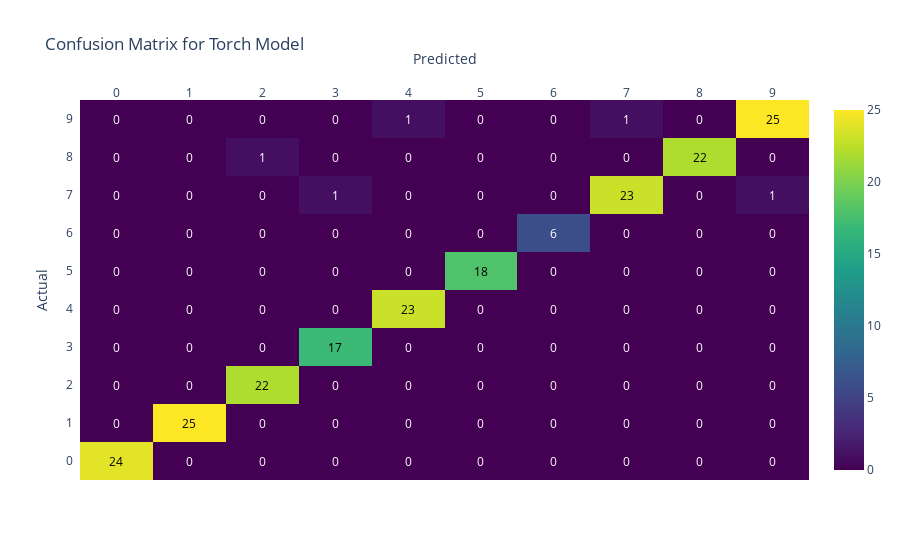
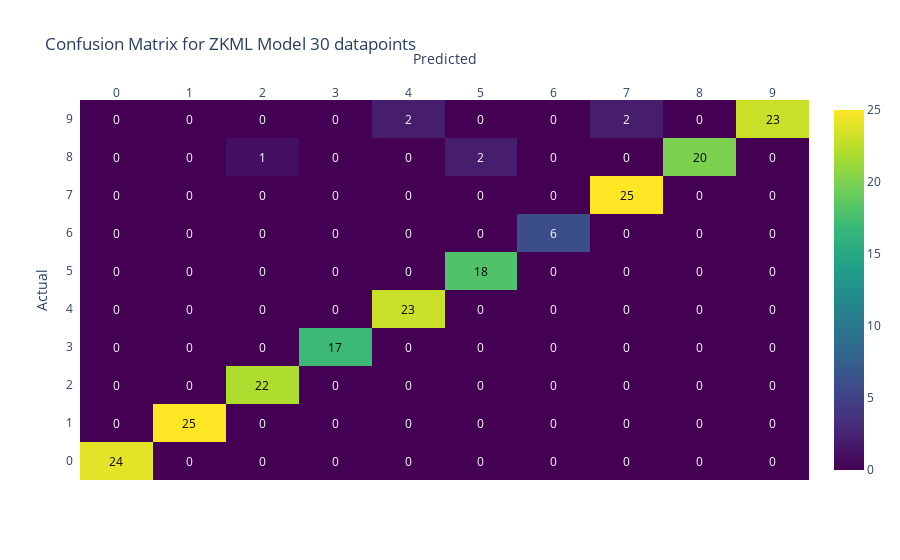

The notebook cell these images were saved under, in order:
### Code cell
import pandas as pd
import numpy as np
import plotly.figure_factory as ff

# Load the CSV data into a DataFrame
# data = pd.read_csv("zkp_execution_results.csv")

# Function to create confusion matrix
def create_confusion_matrix(actual, predicted):
    unique_labels = np.unique(np.concatenate((actual, predicted)))
    cm = pd.crosstab(actual, predicted, rownames=['Actual'], colnames=['Predicted'], dropna=False)
    cm = cm.reindex(index=unique_labels, columns=unique_labels, fill_value=0)
    return cm

# Confusion matrix for Torch model
cm_torch = create_confusion_matrix(data['actual_label'], data['torch_model_prediction'])

# Confusion matrix for ZKML model
cm_zkml = create_confusion_matrix(data['actual_label'], data['ZKML_preredicted_label'])

# Function to plot confusion matrix using Plotly
def plot_confusion_matrix(cm, title):
    z = cm.values
    x = cm.columns.tolist()
    y = cm.index.tolist()
    
    fig = ff.create_annotated_heatmap(z, x=x, y=y, colorscale='Viridis', annotation_text=z, showscale=True)
    fig.update_layout(title=title, xaxis_title="Predicted", yaxis_title="Actual")
    fig.show()

# Plot confusion matrix for Torch model
plot_confusion_matrix(cm_torch, "Confusion Matrix for Torch Model")

# Plot confusion matrix for ZKML model
plot_confusion_matrix(cm_zkml, f"Confusion Matrix for ZKML Model {cal_sample} datapoints")

### Figure 1 — Plotly figure (JSON) as saved in the notebook; plotly's stock layout.template omitted (floating-point values rounded to 4 significant figures)
{"data": [{"colorscale": [[0, "#440154"], [0.1111, "#482878"], [0.2222, "#3e4989"], [0.3333, "#31688e"], [0.4444, "#26828e"], [0.5556, "#1f9e89"], [0.6667, "#35b779"], [0.7778, "#6ece58"], [0.8889, "#b5de2b"], [1, "#fde725"]], "reversescale": false, "showscale": true, "type": "heatmap", "x": [0, 1, 2, 3, 4, 5, 6, 7, 8, 9], "y": [0, 1, 2, 3, 4, 5, 6, 7, 8, 9], "z": [[24, 0, 0, 0, 0, 0, 0, 0, 0, 0], [0, 25, 0, 0, 0, 0, 0, 0, 0, 0], [0, 0, 22, 0, 0, 0, 0, 0, 0, 0], [0, 0, 0, 17, 0, 0, 0, 0, 0, 0], [0, 0, 0, 0, 23, 0, 0, 0, 0, 0], [0, 0, 0, 0, 0, 18, 0, 0, 0, 0], [0, 0, 0, 0, 0, 0, 6, 0, 0, 0], [0, 0, 0, 1, 0, 0, 0, 23, 0, 1], [0, 0, 1, 0, 0, 0, 0, 0, 22, 0], [0, 0, 0, 0, 1, 0, 0, 1, 0, 25]]}], "layout": {"annotations": [{"font": {"color": "#000000"}, "showarrow": false, "text": "24", "x": 0, "xref": "x", "y": 0, "yref": "y"}, {"font": {"color": "#FFFFFF"}, "showarrow": false, "text": "0", "x": 1, "xref": "x", "y": 0, "yref": "y"}, {"font": {"color": "#FFFFFF"}, "showarrow": false, "text": "0", "x": 2, "xref": "x", "y": 0, "yref": "y"}, {"font": {"color": "#FFFFFF"}, "showarrow": false, "text": "0", "x": 3, "xref": "x", "y": 0, "yref": "y"}, {"font": {"color": "#FFFFFF"}, "showarrow": false, "text": "0", "x": 4, "xref": "x", "y": 0, "yref": "y"}, {"font": {"color": "#FFFFFF"}, "showarrow": false, "text": "0", "x": 5, "xref": "x", "y": 0, "yref": "y"}, {"font": {"color": "#FFFFFF"}, "showarrow": false, "text": "0", "x": 6, "xref": "x", "y": 0, "yref": "y"}, {"font": {"color": "#FFFFFF"}, "showarrow": false, "text": "0", "x": 7, "xref": "x", "y": 0, "yref": "y"}, {"font": {"color": "#FFFFFF"}, "showarrow": false, "text": "0", "x": 8, "xref": "x", "y": 0, "yref": "y"}, {"font": {"color": "#FFFFFF"}, "showarrow": false, "text": "0", "x": 9, "xref": "x", "y": 0, "yref": "y"}, {"font": {"color": "#FFFFFF"}, "showarrow": false, "text": "0", "x": 0, "xref": "x", "y": 1, "yref": "y"}, {"font": {"color": "#000000"}, "showarrow": false, "text": "25", "x": 1, "xref": "x", "y": 1, "yref": "y"}, {"font": {"color": "#FFFFFF"}, "showarrow": false, "text": "0", "x": 2, "xref": "x", "y": 1, "yref": "y"}, {"font": {"color": "#FFFFFF"}, "showarrow": false, "text": "0", "x": 3, "xref": "x", "y": 1, "yref": "y"}, {"font": {"color": "#FFFFFF"}, "showarrow": false, "text": "0", "x": 4, "xref": "x", "y": 1, "yref": "y"}, {"font": {"color": "#FFFFFF"}, "showarrow": false, "text": "0", "x": 5, "xref": "x", "y": 1, "yref": "y"}, {"font": {"color": "#FFFFFF"}, "showarrow": false, "text": "0", "x": 6, "xref": "x", "y": 1, "yref": "y"}, {"font": {"color": "#FFFFFF"}, "showarrow": false, "text": "0", "x": 7, "xref": "x", "y": 1, "yref": "y"}, {"font": {"color": "#FFFFFF"}, "showarrow": false, "text": "0", "x": 8, "xref": "x", "y": 1, "yref": "y"}, {"font": {"color": "#FFFFFF"}, "showarrow": false, "text": "0", "x": 9, "xref": "x", "y": 1, "yref": "y"}, {"font": {"color": "#FFFFFF"}, "showarrow": false, "text": "0", "x": 0, "xref": "x", "y": 2, "yref": "y"}, {"font": {"color": "#FFFFFF"}, "showarrow": false, "text": "0", "x": 1, "xref": "x", "y": 2, "yref": "y"}, {"font": {"color": "#000000"}, "showarrow": false, "text": "22", "x": 2, "xref": "x", "y": 2, "yref": "y"}, {"font": {"color": "#FFFFFF"}, "showarrow": false, "text": "0", "x": 3, "xref": "x", "y": 2, "yref": "y"}, {"font": {"color": "#FFFFFF"}, "showarrow": false, "text": "0", "x": 4, "xref": "x", "y": 2, "yref": "y"}, {"font": {"color": "#FFFFFF"}, "showarrow": false, "text": "0", "x": 5, "xref": "x", "y": 2, "yref": "y"}, {"font": {"color": "#FFFFFF"}, "showarrow": false, "text": "0", "x": 6, "xref": "x", "y": 2, "yref": "y"}, {"font": {"color": "#FFFFFF"}, "showarrow": false, "text": "0", "x": 7, "xref": "x", "y": 2, "yref": "y"}, {"font": {"color": "#FFFFFF"}, "showarrow": false, "text": "0", "x": 8, "xref": "x", "y": 2, "yref": "y"}, {"font": {"color": "#FFFFFF"}, "showarrow": false, "text": "0", "x": 9, "xref": "x", "y": 2, "yref": "y"}, {"font": {"color": "#FFFFFF"}, "showarrow": false, "text": "0", "x": 0, "xref": "x", "y": 3, "yref": "y"}, {"font": {"color": "#FFFFFF"}, "showarrow": false, "text": "0", "x": 1, "xref": "x", "y": 3, "yref": "y"}, {"font": {"color": "#FFFFFF"}, "showarrow": false, "text": "0", "x": 2, "xref": "x", "y": 3, "yref": "y"}, {"font": {"color": "#000000"}, "showarrow": false, "text": "17", "x": 3, "xref": "x", "y": 3, "yref": "y"}, {"font": {"color": "#FFFFFF"}, "showarrow": false, "text": "0", "x": 4, "xref": "x", "y": 3, "yref": "y"}, {"font": {"color": "#FFFFFF"}, "showarrow": false, "text": "0", "x": 5, "xref": "x", "y": 3, "yref": "y"}, {"font": {"color": "#FFFFFF"}, "showarrow": false, "text": "0", "x": 6, "xref": "x", "y": 3, "yref": "y"}, {"font": {"color": "#FFFFFF"}, "showarrow": false, "text": "0", "x": 7, "xref": "x", "y": 3, "yref": "y"}, {"font": {"color": "#FFFFFF"}, "showarrow": false, "text": "0", "x": 8, "xref": "x", "y": 3, "yref": "y"}, {"font": {"color": "#FFFFFF"}, "showarrow": false, "text": "0", "x": 9, "xref": "x", "y": 3, "yref": "y"}, {"font": {"color": "#FFFFFF"}, "showarrow": false, "text": "0", "x": 0, "xref": "x", "y": 4, "yref": "y"}, {"font": {"color": "#FFFFFF"}, "showarrow": false, "text": "0", "x": 1, "xref": "x", "y": 4, "yref": "y"}, {"font": {"color": "#FFFFFF"}, "showarrow": false, "text": "0", "x": 2, "xref": "x", "y": 4, "yref": "y"}, {"font": {"color": "#FFFFFF"}, "showarrow": false, "text": "0", "x": 3, "xref": "x", "y": 4, "yref": "y"}, {"font": {"color": "#000000"}, "showarrow": false, "text": "23", "x": 4, "xref": "x", "y": 4, "yref": "y"}, {"font": {"color": "#FFFFFF"}, "showarrow": false, "text": "0", "x": 5, "xref": "x", "y": 4, "yref": "y"}, {"font": {"color": "#FFFFFF"}, "showarrow": false, "text": "0", "x": 6, "xref": "x", "y": 4, "yref": "y"}, {"font": {"color": "#FFFFFF"}, "showarrow": false, "text": "0", "x": 7, "xref": "x", "y": 4, "yref": "y"}, {"font": {"color": "#FFFFFF"}, "showarrow": false, "text": "0", "x": 8, "xref": "x", "y": 4, "yref": "y"}, {"font": {"color": "#FFFFFF"}, "showarrow": false, "text": "0", "x": 9, "xref": "x", "y": 4, "yref": "y"}, {"font": {"color": "#FFFFFF"}, "showarrow": false, "text": "0", "x": 0, "xref": "x", "y": 5, "yref": "y"}, {"font": {"color": "#FFFFFF"}, "showarrow": false, "text": "0", "x": 1, "xref": "x", "y": 5, "yref": "y"}, {"font": {"color": "#FFFFFF"}, "showarrow": false, "text": "0", "x": 2, "xref": "x", "y": 5, "yref": "y"}, {"font": {"color": "#FFFFFF"}, "showarrow": false, "text": "0", "x": 3, "xref": "x", "y": 5, "yref": "y"}, {"font": {"color": "#FFFFFF"}, "showarrow": false, "text": "0", "x": 4, "xref": "x", "y": 5, "yref": "y"}, {"font": {"color": "#000000"}, "showarrow": false, "text": "18", "x": 5, "xref": "x", "y": 5, "yref": "y"}, {"font": {"color": "#FFFFFF"}, "showarrow": false, "text": "0", "x": 6, "xref": "x", "y": 5, "yref": "y"}, {"font": {"color": "#FFFFFF"}, "showarrow": false, "text": "0", "x": 7, "xref": "x", "y": 5, "yref": "y"}, {"font": {"color": "#FFFFFF"}, "showarrow": false, "text": "0", "x": 8, "xref": "x", "y": 5, "yref": "y"}, {"font": {"color": "#FFFFFF"}, "showarrow": false, "text": "0", "x": 9, "xref": "x", "y": 5, "yref": "y"}, {"font": {"color": "#FFFFFF"}, "showarrow": false, "text": "0", "x": 0, "xref": "x", "y": 6, "yref": "y"}, {"font": {"color": "#FFFFFF"}, "showarrow": false, "text": "0", "x": 1, "xref": "x", "y": 6, "yref": "y"}, {"font": {"color": "#FFFFFF"}, "showarrow": false, "text": "0", "x": 2, "xref": "x", "y": 6, "yref": "y"}, {"font": {"color": "#FFFFFF"}, "showarrow": false, "text": "0", "x": 3, "xref": "x", "y": 6, "yref": "y"}, {"font": {"color": "#FFFFFF"}, "showarrow": false, "text": "0", "x": 4, "xref": "x", "y": 6, "yref": "y"}, {"font": {"color": "#FFFFFF"}, "showarrow": false, "text": "0", "x": 5, "xref": "x", "y": 6, "yref": "y"}, {"font": {"color": "#FFFFFF"}, "showarrow": false, "text": "6", "x": 6, "xref": "x", "y": 6, "yref": "y"}, {"font": {"color": "#FFFFFF"}, "showarrow": false, "text": "0", "x": 7, "xref": "x", "y": 6, "yref": "y"}, {"font": {"color": "#FFFFFF"}, "showarrow": false, "text": "0", "x": 8, "xref": "x", "y": 6, "yref": "y"}, {"font": {"color": "#FFFFFF"}, "showarrow": false, "text": "0", "x": 9, "xref": "x", "y": 6, "yref": "y"}, {"font": {"color": "#FFFFFF"}, "showarrow": false, "text": "0", "x": 0, "xref": "x", "y": 7, "yref": "y"}, {"font": {"color": "#FFFFFF"}, "showarrow": false, "text": "0", "x": 1, "xref": "x", "y": 7, "yref": "y"}, {"font": {"color": "#FFFFFF"}, "showarrow": false, "text": "0", "x": 2, "xref": "x", "y": 7, "yref": "y"}, {"font": {"color": "#FFFFFF"}, "showarrow": false, "text": "1", "x": 3, "xref": "x", "y": 7, "yref": "y"}, {"font": {"color": "#FFFFFF"}, "showarrow": false, "text": "0", "x": 4, "xref": "x", "y": 7, "yref": "y"}, {"font": {"color": "#FFFFFF"}, "showarrow": false, "text": "0", "x": 5, "xref": "x", "y": 7, "yref": "y"}, {"font": {"color": "#FFFFFF"}, "showarrow": false, "text": "0", "x": 6, "xref": "x", "y": 7, "yref": "y"}, {"font": {"color": "#000000"}, "showarrow": false, "text": "23", "x": 7, "xref": "x", "y": 7, "yref": "y"}, {"font": {"color": "#FFFFFF"}, "showarrow": false, "text": "0", "x": 8, "xref": "x", "y": 7, "yref": "y"}, {"font": {"color": "#FFFFFF"}, "showarrow": false, "text": "1", "x": 9, "xref": "x", "y": 7, "yref": "y"}, {"font": {"color": "#FFFFFF"}, "showarrow": false, "text": "0", "x": 0, "xref": "x", "y": 8, "yref": "y"}, {"font": {"color": "#FFFFFF"}, "showarrow": false, "text": "0", "x": 1, "xref": "x", "y": 8, "yref": "y"}, {"font": {"color": "#FFFFFF"}, "showarrow": false, "text": "1", "x": 2, "xref": "x", "y": 8, "yref": "y"}, {"font": {"color": "#FFFFFF"}, "showarrow": false, "text": "0", "x": 3, "xref": "x", "y": 8, "yref": "y"}, {"font": {"color": "#FFFFFF"}, "showarrow": false, "text": "0", "x": 4, "xref": "x", "y": 8, "yref": "y"}, {"font": {"color": "#FFFFFF"}, "showarrow": false, "text": "0", "x": 5, "xref": "x", "y": 8, "yref": "y"}, {"font": {"color": "#FFFFFF"}, "showarrow": false, "text": "0", "x": 6, "xref": "x", "y": 8, "yref": "y"}, {"font": {"color": "#FFFFFF"}, "showarrow": false, "text": "0", "x": 7, "xref": "x", "y": 8, "yref": "y"}, {"font": {"color": "#000000"}, "showarrow": false, "text": "22", "x": 8, "xref": "x", "y": 8, "yref": "y"}, {"font": {"color": "#FFFFFF"}, "showarrow": false, "text": "0", "x": 9, "xref": "x", "y": 8, "yref": "y"}, {"font": {"color": "#FFFFFF"}, "showarrow": false, "text": "0", "x": 0, "xref": "x", "y": 9, "yref": "y"}, {"font": {"color": "#FFFFFF"}, "showarrow": false, "text": "0", "x": 1, "xref": "x", "y": 9, "yref": "y"}, {"font": {"color": "#FFFFFF"}, "showarrow": false, "text": "0", "x": 2, "xref": "x", "y": 9, "yref": "y"}, {"font": {"color": "#FFFFFF"}, "showarrow": false, "text": "0", "x": 3, "xref": "x", "y": 9, "yref": "y"}, {"font": {"color": "#FFFFFF"}, "showarrow": false, "text": "1", "x": 4, "xref": "x", "y": 9, "yref": "y"}, {"font": {"color": "#FFFFFF"}, "showarrow": false, "text": "0", "x": 5, "xref": "x", "y": 9, "yref": "y"}, {"font": {"color": "#FFFFFF"}, "showarrow": false, "text": "0", "x": 6, "xref": "x", "y": 9, "yref": "y"}, {"font": {"color": "#FFFFFF"}, "showarrow": false, "text": "1", "x": 7, "xref": "x", "y": 9, "yref": "y"}, {"font": {"color": "#FFFFFF"}, "showarrow": false, "text": "0", "x": 8, "xref": "x", "y": 9, "yref": "y"}, {"font": {"color": "#000000"}, "showarrow": false, "text": "25", "x": 9, "xref": "x", "y": 9, "yref": "y"}], "title": {"text": "Confusion Matrix for Torch Model"}, "xaxis": {"dtick": 1, "gridcolor": "rgb(0, 0, 0)", "side": "top", "ticks": "", "title": {"text": "Predicted"}}, "yaxis": {"dtick": 1, "ticks": "", "ticksuffix": "  ", "title": {"text": "Actual"}}}}

### Figure 2 — Plotly figure (JSON) as saved in the notebook; plotly's stock layout.template omitted (floating-point values rounded to 4 significant figures)
{"data": [{"colorscale": [[0, "#440154"], [0.1111, "#482878"], [0.2222, "#3e4989"], [0.3333, "#31688e"], [0.4444, "#26828e"], [0.5556, "#1f9e89"], [0.6667, "#35b779"], [0.7778, "#6ece58"], [0.8889, "#b5de2b"], [1, "#fde725"]], "reversescale": false, "showscale": true, "type": "heatmap", "x": [0, 1, 2, 3, 4, 5, 6, 7, 8, 9], "y": [0, 1, 2, 3, 4, 5, 6, 7, 8, 9], "z": [[24, 0, 0, 0, 0, 0, 0, 0, 0, 0], [0, 25, 0, 0, 0, 0, 0, 0, 0, 0], [0, 0, 22, 0, 0, 0, 0, 0, 0, 0], [0, 0, 0, 17, 0, 0, 0, 0, 0, 0], [0, 0, 0, 0, 23, 0, 0, 0, 0, 0], [0, 0, 0, 0, 0, 18, 0, 0, 0, 0], [0, 0, 0, 0, 0, 0, 6, 0, 0, 0], [0, 0, 0, 0, 0, 0, 0, 25, 0, 0], [0, 0, 1, 0, 0, 2, 0, 0, 20, 0], [0, 0, 0, 0, 2, 0, 0, 2, 0, 23]]}], "layout": {"annotations": [{"font": {"color": "#000000"}, "showarrow": false, "text": "24", "x": 0, "xref": "x", "y": 0, "yref": "y"}, {"font": {"color": "#FFFFFF"}, "showarrow": false, "text": "0", "x": 1, "xref": "x", "y": 0, "yref": "y"}, {"font": {"color": "#FFFFFF"}, "showarrow": false, "text": "0", "x": 2, "xref": "x", "y": 0, "yref": "y"}, {"font": {"color": "#FFFFFF"}, "showarrow": false, "text": "0", "x": 3, "xref": "x", "y": 0, "yref": "y"}, {"font": {"color": "#FFFFFF"}, "showarrow": false, "text": "0", "x": 4, "xref": "x", "y": 0, "yref": "y"}, {"font": {"color": "#FFFFFF"}, "showarrow": false, "text": "0", "x": 5, "xref": "x", "y": 0, "yref": "y"}, {"font": {"color": "#FFFFFF"}, "showarrow": false, "text": "0", "x": 6, "xref": "x", "y": 0, "yref": "y"}, {"font": {"color": "#FFFFFF"}, "showarrow": false, "text": "0", "x": 7, "xref": "x", "y": 0, "yref": "y"}, {"font": {"color": "#FFFFFF"}, "showarrow": false, "text": "0", "x": 8, "xref": "x", "y": 0, "yref": "y"}, {"font": {"color": "#FFFFFF"}, "showarrow": false, "text": "0", "x": 9, "xref": "x", "y": 0, "yref": "y"}, {"font": {"color": "#FFFFFF"}, "showarrow": false, "text": "0", "x": 0, "xref": "x", "y": 1, "yref": "y"}, {"font": {"color": "#000000"}, "showarrow": false, "text": "25", "x": 1, "xref": "x", "y": 1, "yref": "y"}, {"font": {"color": "#FFFFFF"}, "showarrow": false, "text": "0", "x": 2, "xref": "x", "y": 1, "yref": "y"}, {"font": {"color": "#FFFFFF"}, "showarrow": false, "text": "0", "x": 3, "xref": "x", "y": 1, "yref": "y"}, {"font": {"color": "#FFFFFF"}, "showarrow": false, "text": "0", "x": 4, "xref": "x", "y": 1, "yref": "y"}, {"font": {"color": "#FFFFFF"}, "showarrow": false, "text": "0", "x": 5, "xref": "x", "y": 1, "yref": "y"}, {"font": {"color": "#FFFFFF"}, "showarrow": false, "text": "0", "x": 6, "xref": "x", "y": 1, "yref": "y"}, {"font": {"color": "#FFFFFF"}, "showarrow": false, "text": "0", "x": 7, "xref": "x", "y": 1, "yref": "y"}, {"font": {"color": "#FFFFFF"}, "showarrow": false, "text": "0", "x": 8, "xref": "x", "y": 1, "yref": "y"}, {"font": {"color": "#FFFFFF"}, "showarrow": false, "text": "0", "x": 9, "xref": "x", "y": 1, "yref": "y"}, {"font": {"color": "#FFFFFF"}, "showarrow": false, "text": "0", "x": 0, "xref": "x", "y": 2, "yref": "y"}, {"font": {"color": "#FFFFFF"}, "showarrow": false, "text": "0", "x": 1, "xref": "x", "y": 2, "yref": "y"}, {"font": {"color": "#000000"}, "showarrow": false, "text": "22", "x": 2, "xref": "x", "y": 2, "yref": "y"}, {"font": {"color": "#FFFFFF"}, "showarrow": false, "text": "0", "x": 3, "xref": "x", "y": 2, "yref": "y"}, {"font": {"color": "#FFFFFF"}, "showarrow": false, "text": "0", "x": 4, "xref": "x", "y": 2, "yref": "y"}, {"font": {"color": "#FFFFFF"}, "showarrow": false, "text": "0", "x": 5, "xref": "x", "y": 2, "yref": "y"}, {"font": {"color": "#FFFFFF"}, "showarrow": false, "text": "0", "x": 6, "xref": "x", "y": 2, "yref": "y"}, {"font": {"color": "#FFFFFF"}, "showarrow": false, "text": "0", "x": 7, "xref": "x", "y": 2, "yref": "y"}, {"font": {"color": "#FFFFFF"}, "showarrow": false, "text": "0", "x": 8, "xref": "x", "y": 2, "yref": "y"}, {"font": {"color": "#FFFFFF"}, "showarrow": false, "text": "0", "x": 9, "xref": "x", "y": 2, "yref": "y"}, {"font": {"color": "#FFFFFF"}, "showarrow": false, "text": "0", "x": 0, "xref": "x", "y": 3, "yref": "y"}, {"font": {"color": "#FFFFFF"}, "showarrow": false, "text": "0", "x": 1, "xref": "x", "y": 3, "yref": "y"}, {"font": {"color": "#FFFFFF"}, "showarrow": false, "text": "0", "x": 2, "xref": "x", "y": 3, "yref": "y"}, {"font": {"color": "#000000"}, "showarrow": false, "text": "17", "x": 3, "xref": "x", "y": 3, "yref": "y"}, {"font": {"color": "#FFFFFF"}, "showarrow": false, "text": "0", "x": 4, "xref": "x", "y": 3, "yref": "y"}, {"font": {"color": "#FFFFFF"}, "showarrow": false, "text": "0", "x": 5, "xref": "x", "y": 3, "yref": "y"}, {"font": {"color": "#FFFFFF"}, "showarrow": false, "text": "0", "x": 6, "xref": "x", "y": 3, "yref": "y"}, {"font": {"color": "#FFFFFF"}, "showarrow": false, "text": "0", "x": 7, "xref": "x", "y": 3, "yref": "y"}, {"font": {"color": "#FFFFFF"}, "showarrow": false, "text": "0", "x": 8, "xref": "x", "y": 3, "yref": "y"}, {"font": {"color": "#FFFFFF"}, "showarrow": false, "text": "0", "x": 9, "xref": "x", "y": 3, "yref": "y"}, {"font": {"color": "#FFFFFF"}, "showarrow": false, "text": "0", "x": 0, "xref": "x", "y": 4, "yref": "y"}, {"font": {"color": "#FFFFFF"}, "showarrow": false, "text": "0", "x": 1, "xref": "x", "y": 4, "yref": "y"}, {"font": {"color": "#FFFFFF"}, "showarrow": false, "text": "0", "x": 2, "xref": "x", "y": 4, "yref": "y"}, {"font": {"color": "#FFFFFF"}, "showarrow": false, "text": "0", "x": 3, "xref": "x", "y": 4, "yref": "y"}, {"font": {"color": "#000000"}, "showarrow": false, "text": "23", "x": 4, "xref": "x", "y": 4, "yref": "y"}, {"font": {"color": "#FFFFFF"}, "showarrow": false, "text": "0", "x": 5, "xref": "x", "y": 4, "yref": "y"}, {"font": {"color": "#FFFFFF"}, "showarrow": false, "text": "0", "x": 6, "xref": "x", "y": 4, "yref": "y"}, {"font": {"color": "#FFFFFF"}, "showarrow": false, "text": "0", "x": 7, "xref": "x", "y": 4, "yref": "y"}, {"font": {"color": "#FFFFFF"}, "showarrow": false, "text": "0", "x": 8, "xref": "x", "y": 4, "yref": "y"}, {"font": {"color": "#FFFFFF"}, "showarrow": false, "text": "0", "x": 9, "xref": "x", "y": 4, "yref": "y"}, {"font": {"color": "#FFFFFF"}, "showarrow": false, "text": "0", "x": 0, "xref": "x", "y": 5, "yref": "y"}, {"font": {"color": "#FFFFFF"}, "showarrow": false, "text": "0", "x": 1, "xref": "x", "y": 5, "yref": "y"}, {"font": {"color": "#FFFFFF"}, "showarrow": false, "text": "0", "x": 2, "xref": "x", "y": 5, "yref": "y"}, {"font": {"color": "#FFFFFF"}, "showarrow": false, "text": "0", "x": 3, "xref": "x", "y": 5, "yref": "y"}, {"font": {"color": "#FFFFFF"}, "showarrow": false, "text": "0", "x": 4, "xref": "x", "y": 5, "yref": "y"}, {"font": {"color": "#000000"}, "showarrow": false, "text": "18", "x": 5, "xref": "x", "y": 5, "yref": "y"}, {"font": {"color": "#FFFFFF"}, "showarrow": false, "text": "0", "x": 6, "xref": "x", "y": 5, "yref": "y"}, {"font": {"color": "#FFFFFF"}, "showarrow": false, "text": "0", "x": 7, "xref": "x", "y": 5, "yref": "y"}, {"font": {"color": "#FFFFFF"}, "showarrow": false, "text": "0", "x": 8, "xref": "x", "y": 5, "yref": "y"}, {"font": {"color": "#FFFFFF"}, "showarrow": false, "text": "0", "x": 9, "xref": "x", "y": 5, "yref": "y"}, {"font": {"color": "#FFFFFF"}, "showarrow": false, "text": "0", "x": 0, "xref": "x", "y": 6, "yref": "y"}, {"font": {"color": "#FFFFFF"}, "showarrow": false, "text": "0", "x": 1, "xref": "x", "y": 6, "yref": "y"}, {"font": {"color": "#FFFFFF"}, "showarrow": false, "text": "0", "x": 2, "xref": "x", "y": 6, "yref": "y"}, {"font": {"color": "#FFFFFF"}, "showarrow": false, "text": "0", "x": 3, "xref": "x", "y": 6, "yref": "y"}, {"font": {"color": "#FFFFFF"}, "showarrow": false, "text": "0", "x": 4, "xref": "x", "y": 6, "yref": "y"}, {"font": {"color": "#FFFFFF"}, "showarrow": false, "text": "0", "x": 5, "xref": "x", "y": 6, "yref": "y"}, {"font": {"color": "#FFFFFF"}, "showarrow": false, "text": "6", "x": 6, "xref": "x", "y": 6, "yref": "y"}, {"font": {"color": "#FFFFFF"}, "showarrow": false, "text": "0", "x": 7, "xref": "x", "y": 6, "yref": "y"}, {"font": {"color": "#FFFFFF"}, "showarrow": false, "text": "0", "x": 8, "xref": "x", "y": 6, "yref": "y"}, {"font": {"color": "#FFFFFF"}, "showarrow": false, "text": "0", "x": 9, "xref": "x", "y": 6, "yref": "y"}, {"font": {"color": "#FFFFFF"}, "showarrow": false, "text": "0", "x": 0, "xref": "x", "y": 7, "yref": "y"}, {"font": {"color": "#FFFFFF"}, "showarrow": false, "text": "0", "x": 1, "xref": "x", "y": 7, "yref": "y"}, {"font": {"color": "#FFFFFF"}, "showarrow": false, "text": "0", "x": 2, "xref": "x", "y": 7, "yref": "y"}, {"font": {"color": "#FFFFFF"}, "showarrow": false, "text": "0", "x": 3, "xref": "x", "y": 7, "yref": "y"}, {"font": {"color": "#FFFFFF"}, "showarrow": false, "text": "0", "x": 4, "xref": "x", "y": 7, "yref": "y"}, {"font": {"color": "#FFFFFF"}, "showarrow": false, "text": "0", "x": 5, "xref": "x", "y": 7, "yref": "y"}, {"font": {"color": "#FFFFFF"}, "showarrow": false, "text": "0", "x": 6, "xref": "x", "y": 7, "yref": "y"}, {"font": {"color": "#000000"}, "showarrow": false, "text": "25", "x": 7, "xref": "x", "y": 7, "yref": "y"}, {"font": {"color": "#FFFFFF"}, "showarrow": false, "text": "0", "x": 8, "xref": "x", "y": 7, "yref": "y"}, {"font": {"color": "#FFFFFF"}, "showarrow": false, "text": "0", "x": 9, "xref": "x", "y": 7, "yref": "y"}, {"font": {"color": "#FFFFFF"}, "showarrow": false, "text": "0", "x": 0, "xref": "x", "y": 8, "yref": "y"}, {"font": {"color": "#FFFFFF"}, "showarrow": false, "text": "0", "x": 1, "xref": "x", "y": 8, "yref": "y"}, {"font": {"color": "#FFFFFF"}, "showarrow": false, "text": "1", "x": 2, "xref": "x", "y": 8, "yref": "y"}, {"font": {"color": "#FFFFFF"}, "showarrow": false, "text": "0", "x": 3, "xref": "x", "y": 8, "yref": "y"}, {"font": {"color": "#FFFFFF"}, "showarrow": false, "text": "0", "x": 4, "xref": "x", "y": 8, "yref": "y"}, {"font": {"color": "#FFFFFF"}, "showarrow": false, "text": "2", "x": 5, "xref": "x", "y": 8, "yref": "y"}, {"font": {"color": "#FFFFFF"}, "showarrow": false, "text": "0", "x": 6, "xref": "x", "y": 8, "yref": "y"}, {"font": {"color": "#FFFFFF"}, "showarrow": false, "text": "0", "x": 7, "xref": "x", "y": 8, "yref": "y"}, {"font": {"color": "#000000"}, "showarrow": false, "text": "20", "x": 8, "xref": "x", "y": 8, "yref": "y"}, {"font": {"color": "#FFFFFF"}, "showarrow": false, "text": "0", "x": 9, "xref": "x", "y": 8, "yref": "y"}, {"font": {"color": "#FFFFFF"}, "showarrow": false, "text": "0", "x": 0, "xref": "x", "y": 9, "yref": "y"}, {"font": {"color": "#FFFFFF"}, "showarrow": false, "text": "0", "x": 1, "xref": "x", "y": 9, "yref": "y"}, {"font": {"color": "#FFFFFF"}, "showarrow": false, "text": "0", "x": 2, "xref": "x", "y": 9, "yref": "y"}, {"font": {"color": "#FFFFFF"}, "showarrow": false, "text": "0", "x": 3, "xref": "x", "y": 9, "yref": "y"}, {"font": {"color": "#FFFFFF"}, "showarrow": false, "text": "2", "x": 4, "xref": "x", "y": 9, "yref": "y"}, {"font": {"color": "#FFFFFF"}, "showarrow": false, "text": "0", "x": 5, "xref": "x", "y": 9, "yref": "y"}, {"font": {"color": "#FFFFFF"}, "showarrow": false, "text": "0", "x": 6, "xref": "x", "y": 9, "yref": "y"}, {"font": {"color": "#FFFFFF"}, "showarrow": false, "text": "2", "x": 7, "xref": "x", "y": 9, "yref": "y"}, {"font": {"color": "#FFFFFF"}, "showarrow": false, "text": "0", "x": 8, "xref": "x", "y": 9, "yref": "y"}, {"font": {"color": "#000000"}, "showarrow": false, "text": "23", "x": 9, "xref": "x", "y": 9, "yref": "y"}], "title": {"text": "Confusion Matrix for ZKML Model 30 datapoints"}, "xaxis": {"dtick": 1, "gridcolor": "rgb(0, 0, 0)", "side": "top", "ticks": "", "title": {"text": "Predicted"}}, "yaxis": {"dtick": 1, "ticks": "", "ticksuffix": "  ", "title": {"text": "Actual"}}}}
